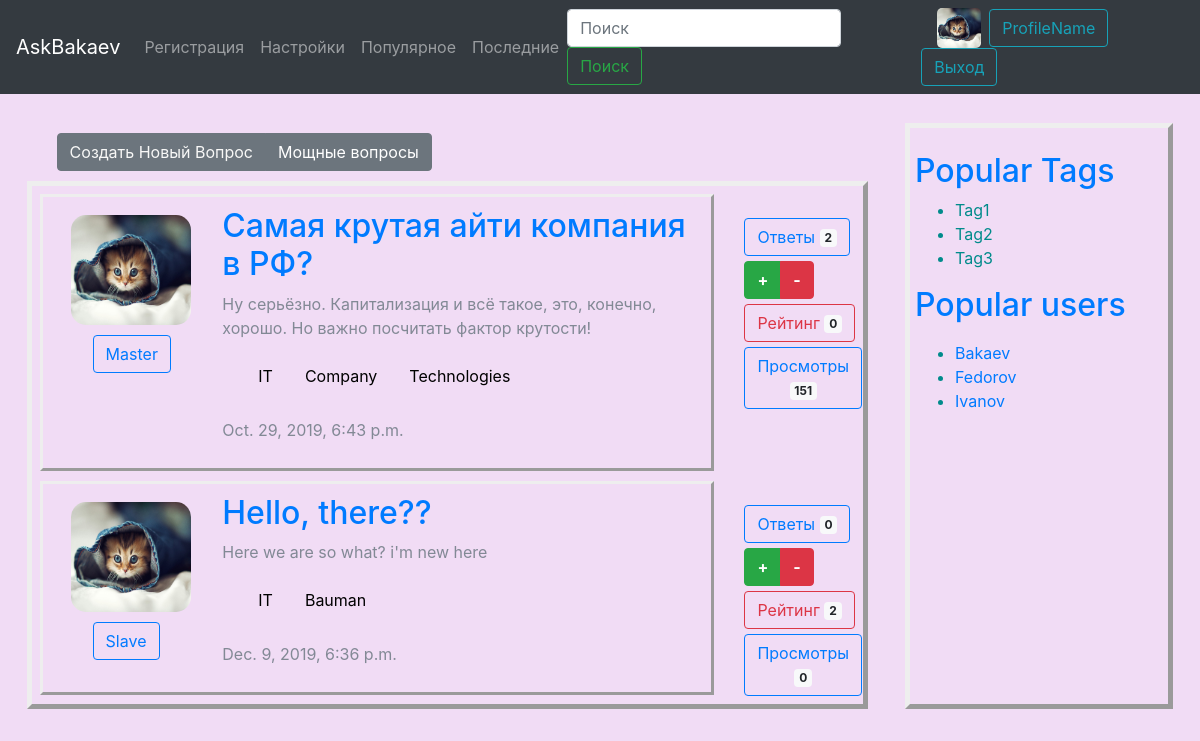
Screenshot of /pop_tag/IT/ with the database file from the repository.
### main/models.py (models this page shows, shortened)
class Questions(models.Model):
    question = models.CharField(max_length=200, verbose_name = "вопрос")
    description = models.TextField(verbose_name = "подробности вопроса")
    author = models.ForeignKey(
        Users, on_delete=models.CASCADE, related_name='user', verbose_name = "автор")
    answers_count = models.IntegerField(default=0, verbose_name = "ответы")
    rating = models.IntegerField(default=0, verbose_name = "рейтинг")
    views = models.IntegerField(default=0, verbose_name = "просмотры")
    creation_time = models.DateTimeField(auto_now_add=True, verbose_name='дата и время создания')
    published = models.BooleanField(default=True, verbose_name="опубликован?")
    tags = models.ManyToManyField('Tags', blank=True, related_name='tags', verbose_name='Теги')
    objects = QuestManager()
    class Meta:
        verbose_name = "Вопрос"
        verbose_name_plural = "Вопросы"

class Users(models.Model):
    name = models.CharField(max_length=20, verbose_name="имя")
    birthday = models.DateField(verbose_name='дата рождения')
    about = models.TextField(default="Пользователь не рассказал о себе.", verbose_name="о пользователе")
    avatar = models.ImageField(upload_to='upload/')
    password = models.CharField(default="qwertyqwerty", max_length=32, verbose_name="parol'")
    def __str__(self):
        return self.name
    class Meta:
        verbose_name = "Пользователь"
        verbose_name_plural = "Пользователи"

class Tags(models.Model):
    tag = models.CharField(max_length=20, verbose_name="тег")
    author = models.ForeignKey(
        Users, on_delete=models.CASCADE, verbose_name = "добавил тег")
    questions_count = models.IntegerField(default=0, verbose_name = "вопросы")
    questions = models.ManyToManyField('Questions', blank=True, related_name='quest', verbose_name='Voprosi')
    class Meta:
        verbose_name = "Тег"
        verbose_name_plural = "Теги"

### main/views.py (the view)
# urls.py: path('pop_tag/<str:tag>/', main_views.tag_view, name='tag_view'),
def tag_view(request, tag):
    tag_set = models.Tags.objects.filter(tag=tag)
    if len(tag_set) == 0:
        questions = models.Questions.objects.filter(published=True)
        messages.error(request, 'No such tag, bro :(')
        return redirect("index")
    else:
        tag_id = tag_set[0].id
        questions = models.Questions.objects.filter(published=True, tags=tag_id)
        return main_page(request, questions)

### main/views.py (called while the page is built)
def main_page(request, questions):
    context = {"test":"roar",
        'tags': models.Tags.objects.all(),
        'users': models.Users.objects.all(),
        "questions" : questions,
        "answers" : models.Answers.objects.all()}
    return render(request, "main/index.html", context)

### main/templates/main/index.html (shortened to what this page needs)
{% extends "base.html" %}
{% block content %}
{% load static %}
<div class="up">
    <div class="btn-group" role="group" aria-label="Basic example">
      <button type="button" class="btn btn-secondary"><a style="color:rgb(248, 248, 247)"
        href="/new">Создать Новый Вопрос</a></button>
      <button type="button" href="/" class="btn btn-secondary">Мощные вопросы</button>
    </div>
  </div>
  <div class="container main-content">
      {% for quest in questions %}
    <div class="row">
      <div class="col-10">
        <div class="question">
          <div class="row">
            <div class="col-2">
              <img class="avatar" src="{% static "public/kitten.jpg" %}" width="120" height="110" alt="kitten">
              <div class="margine">
              <button type="button" href="/" class="btn btn-outline-primary">
                {{ quest.author }}
            </button>
              </div>
            </div>
            <div class="col-1"></div>
            <div class="col-9">
              <h2><a href="/question/{{quest.pk}}">{{ quest.question }} </a></h2>
              <p>
                <a>{{ quest.description }}</a>
              </p>
              <p><div class="pagination">
                {% for tag in quest.tags.all %}
                  <a href='#'>{{ tag.tag }}</a>
                {% endfor %}
                </div></p>
                <p>{{ quest.creation_time }}</p>
            </div>
          </div>
        </div>
      </div>
      <div class="col-2 ">
          <br />
          <div class="marginal">
          <button type="button" class="btn btn-outline-primary">
              Ответы <span class="badge badge-light">{{quest.answers_set.count}}</span>
          </button>
        </div>
        <div class="marginal">
          <div class="btn-group" role="group" aria-label="Basic example">
              <button type="button" class="btn btn-success"><strong> + </strong></button>
              <button type="button" class="btn btn-danger"><strong> - </strong></button>
            </div>
          </div>
            <div class="marginal">
          <button type="button" class="btn btn-outline-danger">
              Рейтинг <span class="badge badge-light">{{ quest.rating }}</span>
          </button>
        </div>
        <button type="button" class="btn btn-outline-primary">
            Просмотры <span class="badge badge-light">{{quest.views}}</span>
        </button>
      </div>
    </div>
    {% endfor %}
  </div>
{% endblock %}

### static/public/my.css (style rules this page uses)
.up { padding: 10px; padding-left: 30px; }
.main-content { border-style: outset; padding: 3px; border-width: 5px; color: darkcyan; }
.question { border-style: outset; padding: 5px; color: rgba(21, 56, 56, 0.507); }
.row { padding: 5px; }
.avatar { margin-left: 18px; margin-top: 8px; border-radius: 15px; margin-right: 8px; }
.margine { margin-top: 10px; margin-left: 40px; }
.marginal { margin-bottom: 5px; }
.row:after { content: ""; display: table; clear: both; }
.pagination { display: inline-block; padding-left: 20px; }
.pagination a { color: black; float: left; padding: 8px 16px; text-decoration: none; }

### rows the page displays
Questions: published True (drawn), author "Master", question "Самая крутая айти компания в РФ?", description "Ну серьёзно. Капитализация и всё такое, это, конечно, хорошо. Но важно посчитать фактор крутости!", creation_time "Oct. 29, 2019, 6:43 p.m.", answers_set.count "2", rating "0", views "151"
Tags: tag "IT"
Tags: tag "Company"
Tags: tag "Technologies"
Questions: published True (drawn), author "Slave", question "Hello, there??", description "Here we are so what? i'm new here", creation_time "Dec. 9, 2019, 6:36 p.m.", answers_set.count "0", rating "2", views "0"
Tags: tag "Bauman"
